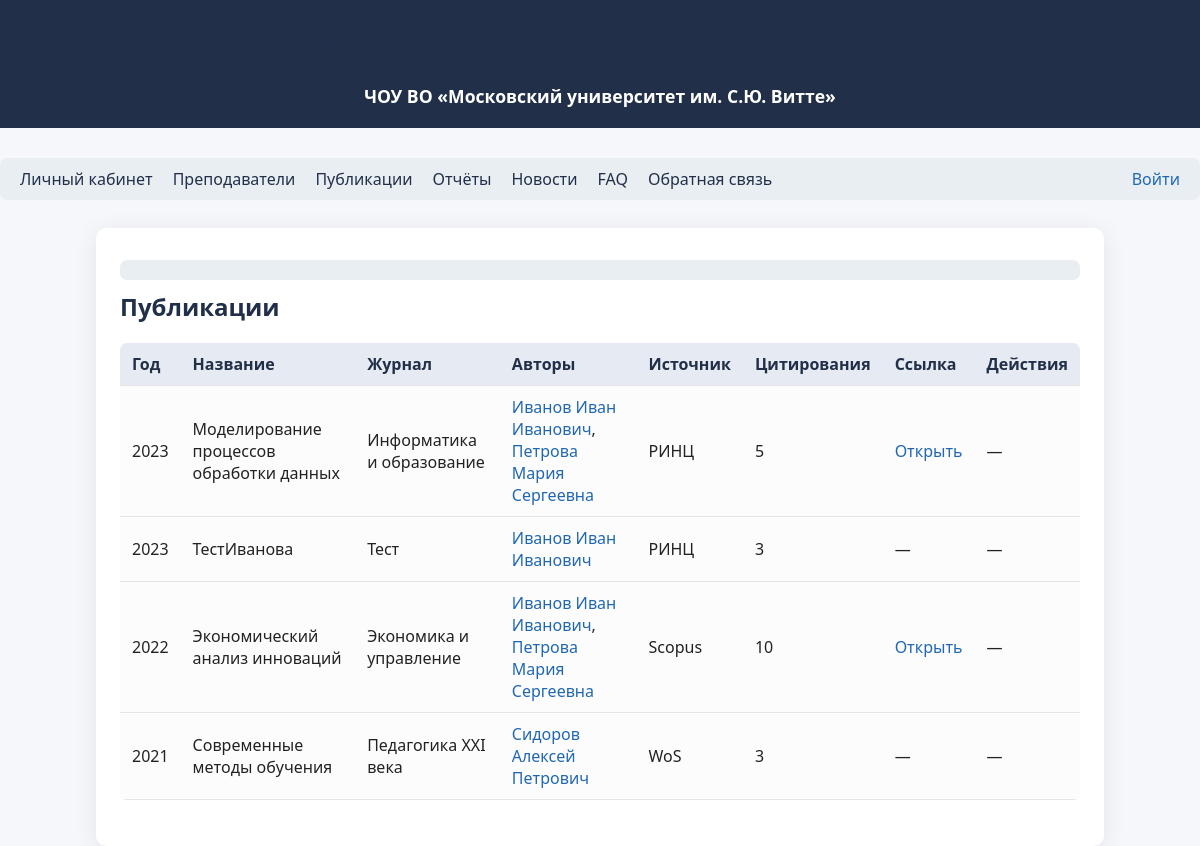
Page /publications on the committed database.
### tables this page shows
CREATE TABLE publications (
            id INTEGER PRIMARY KEY AUTOINCREMENT,
            title TEXT,
            year INTEGER,
            journal TEXT,
            source TEXT,
            link TEXT,
            citations INTEGER,
            doi TEXT,
            file_path TEXT,
            status TEXT DEFAULT 'new',
            review_comment TEXT,
            revision_deadline TEXT,
            reviewer_id INTEGER
        );

### app/routes.py (the view)
@bp.route('/publications')
def publications():
    pubs = get_all_publications()
    return render_template(
        'publications.html',
        pubs=pubs,
        breadcrumbs=[('Публикации', None)]
    )

### app/models.py (called while the page is built)
def get_db():
    db = getattr(g, '_database', None)
    if db is None:
        db = g._database = sqlite3.connect(DATABASE)
        db.row_factory = sqlite3.Row
    return db

def get_all_lecturers():
    db = get_db()
    return db.execute(
        "SELECT * FROM lecturers"
    ).fetchall()

def get_all_publications():
    db = get_db()
    pubs = db.execute(
        "SELECT * FROM publications ORDER BY year DESC"
    ).fetchall()
    return pubs

def get_publications_by_lecturer(lecturer_id):
    db = get_db()
    pubs = db.execute(
        "SELECT p.* FROM publications p "
        "JOIN lecturer_publications lp ON p.id = lp.publication_id "
        "WHERE lp.lecturer_id = ? ORDER BY p.year DESC",
        (lecturer_id,)
    ).fetchall()
    return pubs

### app/routes.py (called while the page is built)
@bp.before_app_request
def load_logged_in_user():
    user_id = session.get('user_id')
    g.user = get_user_by_id(user_id) if user_id else None

### app/templates/publications.html (shortened to what this page needs)
{% extends "base.html" %}
{% block content %}
<h2>Публикации</h2>
<table>
    <thead>
        <tr>
            <th>Год</th>
            <th>Название</th>
            <th>Журнал</th>
            <th>Авторы</th>
            <th>Источник</th>
            <th>Цитирования</th>
            <th>Ссылка</th>
            <th>Действия</th>
        </tr>
    </thead>
    <tbody>
    {% for pub in pubs %}
        <tr>
            <td>{{ pub['year'] }}</td>
            <td>{{ pub['title'] }}</td>
            <td>{{ pub['journal'] }}</td>
            <td>
                {% set authors = [] %}
                {% for lecturer in get_all_lecturers() %}
                    {% for lp in get_publications_by_lecturer(lecturer['id']) %}
                        {% if lp['id'] == pub['id'] %}
                            {% set _ = authors.append('<a href="' ~ url_for('main.lecturer_profile', lecturer_id=lecturer['id']) ~ '">' ~ lecturer['fio'] ~ '</a>') %}
                        {% endif %}
                    {% endfor %}
                {% endfor %}
                {{ authors|join(', ')|safe }}
            </td>
            <td>{{ pub['source'] }}</td>
            <td>{{ pub['citations']|default(0) }}</td>
            <td>
                {% if pub['link'] %}
                    <a href="{{ pub['link'] }}" target="_blank">Открыть</a>
                {% else %}
                    —
                {% endif %}
            </td>
            <td>
                {% if g.user['role'] == 'admin' %}
                    <a href="{{ url_for('main.edit_publication', pub_id=pub['id']) }}">Редактировать</a> |
                    <form action="{{ url_for('main.delete_publication_route', pub_id=pub['id']) }}" method="post" class="delete-form" style="display:inline;">
                        <button type="submit" style="background:none;border:none;color:#b21f1f;cursor:pointer;padding:0;">Удалить</button>
                    </form>
                {% else %}
                    —
                {% endif %}
            </td>
        </tr>
    {% endfor %}
    </tbody>
</table>
{% endblock %}

### app/static/css/style.css (style rules this page uses)
body { font-family: 'Segoe UI', Arial, sans-serif; background: #f5f7fa; margin: 0; padding: 0; color: #222; }
h1, h2, h3 { color: #212f49; margin-top: 0; }
a { color: #2067b2; text-decoration: none; }
table { border-collapse: collapse; width: 100%; margin-bottom: 22px; background: #fcfcfc; border-radius: 7px; overflow: hidden; }
th, td { padding: 10px 12px; text-align: left; border-bottom: 1px solid #e5e5e5; }
th { background: #e6eaf2; color: #212f49; font-weight: 600; }

### rows in the picture
publications: year "2023", title "Моделирование процессов обработки данных", journal "Информатика и образование", authors "Иванов Иван Иванович , Петрова Мария Сергеевна", source "РИНЦ", citations "5"
publications: year "2023", title "ТестИванова", journal "Тест", authors "Иванов Иван Иванович", source "РИНЦ", citations "3"
publications: year "2022", title "Экономический анализ инноваций", journal "Экономика и управление", authors "Иванов Иван Иванович , Петрова Мария Сергеевна", source "Scopus", citations "10"
publications: year "2021", title "Современные методы обучения", journal "Педагогика XXI века", authors "Сидоров Алексей Петрович", source "WoS", citations "3"
